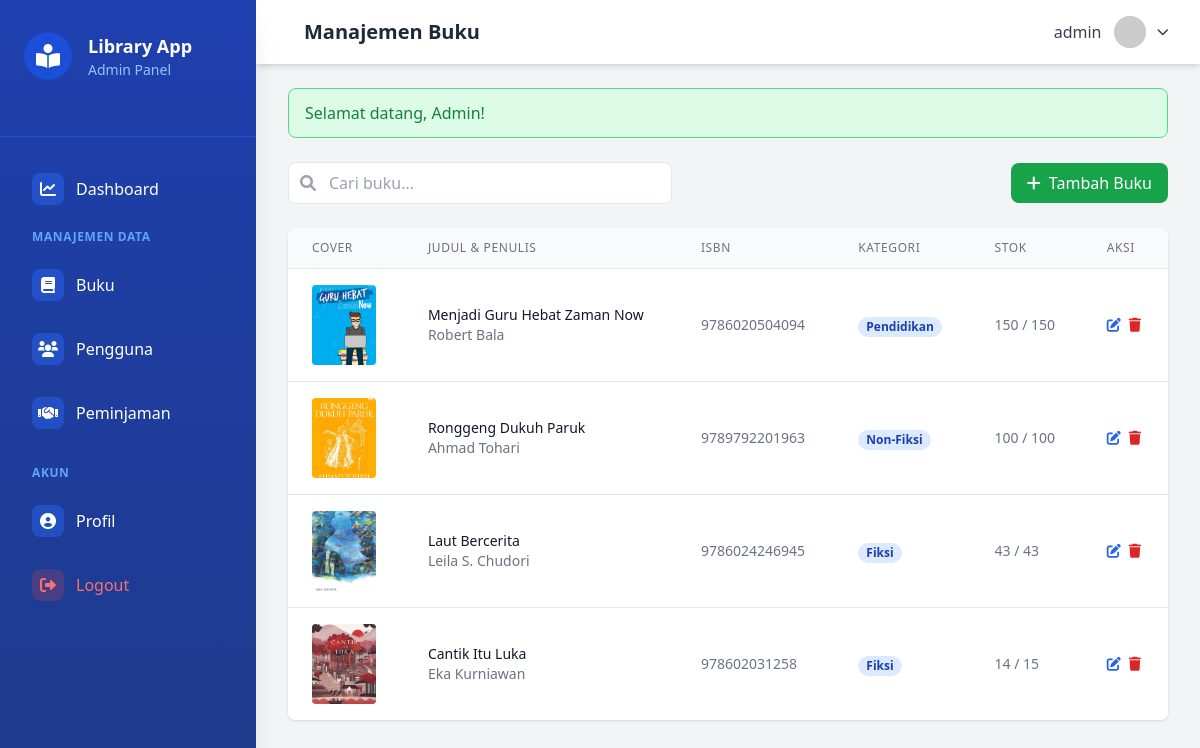
The page /admin/books/index.php (signed in) on the database its author committed.
### tables this page shows
CREATE TABLE `books` (
  `id` int NOT NULL,
  `title` varchar(255) NOT NULL,
  `author` varchar(255) NOT NULL,
  `description` text,
  `cover_image` varchar(255) DEFAULT NULL,
  `isbn` varchar(13) DEFAULT NULL,
  `category` varchar(100) DEFAULT NULL,
  `total_copies` int DEFAULT '1',
  `available_copies` int DEFAULT '1',
  `created_at` timestamp NULL DEFAULT CURRENT_TIMESTAMP,
  `updated_at` timestamp NULL DEFAULT CURRENT_TIMESTAMP ON UPDATE CURRENT_TIMESTAMP
);

### admin/books/index.php (the view, shortened to what this page needs)
<?php
require_once '../../config/database.php';
try {
    $pdo->exec("CREATE TABLE IF NOT EXISTS books (
        id INT AUTO_INCREMENT PRIMARY KEY,
        title VARCHAR(255) NOT NULL,
        author VARCHAR(255) NOT NULL,
        isbn VARCHAR(50) NOT NULL,
        category VARCHAR(100) NOT NULL,
        description TEXT,
        cover_image VARCHAR(255),
        total_copies INT NOT NULL DEFAULT 1,
        available_copies INT NOT NULL DEFAULT 1,
        created_at TIMESTAMP DEFAULT CURRENT_TIMESTAMP
    )");
} catch (PDOException $e) {
    error_log("Error creating books table: " . $e->getMessage());
}
$page = isset($_GET['page']) ? (int)$_GET['page'] : 1;
$limit = 10;
$offset = ($page - 1) * $limit;
$search = isset($_GET['search']) ? $_GET['search'] : '';
$whereClause = '';
$query = "SELECT * FROM books $whereClause ORDER BY created_at DESC LIMIT :limit OFFSET :offset";
$stmt = $pdo->prepare($query);
$stmt->bindValue(':limit', $limit, PDO::PARAM_INT);
$stmt->bindValue(':offset', $offset, PDO::PARAM_INT);
$stmt->execute();
$books = $stmt->fetchAll();
$page_title = "Manajemen Buku";
require_once '../../includes/admin_header.php';
?>
<div class="flex justify-between items-center mb-6">
    <div class="relative">
        <input type="text"
               id="searchInput"
               name="search"
               value="<?php echo htmlspecialchars($search); ?>"
               placeholder="Cari buku..."
               class="w-96 pl-10 pr-4 py-2 border rounded-lg focus:ring-blue-500 focus:border-blue-500">
        <div class="absolute inset-y-0 left-0 pl-3 flex items-center pointer-events-none">
        </div>
    </div>
    <a href="create.php"
       class="px-4 py-2 bg-green-600 text-white rounded-lg hover:bg-green-700 focus:outline-none focus:ring-2 focus:ring-green-500 focus:ring-offset-2">
        <i class="fas fa-plus mr-2"></i>Tambah Buku
    </a>
</div>
<div class="bg-white rounded-lg shadow overflow-hidden">
    <table class="min-w-full divide-y divide-gray-200">
        <thead class="bg-gray-50">
            <tr>
                <th class="px-6 py-3 text-left text-xs font-medium text-gray-500 uppercase tracking-wider">Cover</th>
                <th class="px-6 py-3 text-left text-xs font-medium text-gray-500 uppercase tracking-wider">Judul & Penulis</th>
                <th class="px-6 py-3 text-left text-xs font-medium text-gray-500 uppercase tracking-wider">ISBN</th>
                <th class="px-6 py-3 text-left text-xs font-medium text-gray-500 uppercase tracking-wider">Kategori</th>
                <th class="px-6 py-3 text-left text-xs font-medium text-gray-500 uppercase tracking-wider">Stok</th>
                <th class="px-6 py-3 text-left text-xs font-medium text-gray-500 uppercase tracking-wider">Aksi</th>
            </tr>
        </thead>
        <tbody class="bg-white divide-y divide-gray-200">
            <?php foreach ($books as $book): ?>
            <tr>
                <td class="px-6 py-4 whitespace-nowrap">
                    <div class="h-20 w-16 bg-gray-200 rounded overflow-hidden">
                    <?php if ($book['cover_image']): ?>
                        <img src="<?php echo BASE_URL; ?>/uploads/covers/<?php echo htmlspecialchars($book['cover_image']); ?>"
                             alt="<?php echo htmlspecialchars($book['title']); ?>"
                             class="h-full w-full object-cover">
                    <?php else: ?>
                        <div class="h-full w-full flex items-center justify-center bg-gray-200">
                            <i class="fas fa-book text-gray-400 text-2xl"></i>
                        </div>
                    <?php endif; ?>
                    </div>
                </td>
                <td class="px-6 py-4">
                    <div class="text-sm font-medium text-gray-900"><?php echo htmlspecialchars($book['title']); ?></div>
                    <div class="text-sm text-gray-500"><?php echo htmlspecialchars($book['author']); ?></div>
                </td>
                <td class="px-6 py-4 whitespace-nowrap text-sm text-gray-500">
                    <?php echo htmlspecialchars($book['isbn']); ?>
                </td>
                <td class="px-6 py-4 whitespace-nowrap">
                    <span class="px-2 inline-flex text-xs leading-5 font-semibold rounded-full bg-blue-100 text-blue-800">
                        <?php echo htmlspecialchars($book['category']); ?>
                    </span>
                </td>
                <td class="px-6 py-4 whitespace-nowrap text-sm text-gray-500">
                    <?php echo $book['available_copies']; ?> / <?php echo $book['total_copies']; ?>
                </td>
                <td class="px-6 py-4 whitespace-nowrap text-sm font-medium">
                    <div class="flex space-x-2">
                        <a href="edit.php?id=<?php echo $book['id']; ?>"
                           class="text-blue-600 hover:text-blue-900">
                            <i class="fas fa-edit"></i>
                        </a>
                        <form action="" method="POST" class="inline-block"
                              onsubmit="return confirm('Apakah Anda yakin ingin menghapus buku ini?');">
                            <button type="submit" class="text-red-600 hover:text-red-900">
                                <i class="fas fa-trash"></i>
                            </button>
                        </form>
                    </div>
                </td>
            </tr>
            <?php endforeach; ?>
        </tbody>
    </table>
</div>
<?php require_once '../../includes/admin_footer.php'; ?>

### includes/admin_header.php (shortened to what this page needs)
<!DOCTYPE html>
<html lang="en">
<head>
    <script src="https://cdn.tailwindcss.com"></script>
    <link rel="stylesheet" href="https://cdnjs.cloudflare.com/ajax/libs/font-awesome/6.0.0/css/all.min.css" />
</head>
<body class="bg-gray-100 min-h-screen">
    <?php include 'sidebar.php'; ?>
    <div class="lg:ml-64 min-h-screen transition-all duration-300">
        <nav class="bg-white shadow-md">
            <div class="mx-auto px-4 sm:px-6 lg:px-8">
                <div class="flex justify-between h-16">
                    <div class="flex items-center">
                        <h1 class="ml-4 text-xl font-semibold text-gray-800">
                            <?php echo $page_title ?? 'Dashboard'; ?>
                        </h1>
                    </div>
                    <div class="flex items-center space-x-4">
                        <div class="relative">
                            <button id="userMenuBtn" class="flex items-center space-x-3 text-gray-700 hover:text-gray-900 focus:outline-none">
                                <span class="hidden md:block"><?php echo htmlspecialchars($_SESSION['username']); ?></span>
                                <img class="h-8 w-8 rounded-full bg-gray-300"
                                    src="https://ui-avatars.com/api/?name=<?php echo urlencode($_SESSION['username']); ?>&background=random"
                                    alt="Profile">
                                <i class="fas fa-chevron-down text-xs"></i>
                            </button>
                        </div>
                    </div>
                </div>
            </div>
        </nav>
        <main class="py-6 px-4 sm:px-6 lg:px-8">
            <?php if (isset($_SESSION['flash'])): ?>
                <div id="flashMessage"
                    class="mb-6 px-4 py-3 rounded-lg <?php echo $_SESSION['flash']['type'] === 'success' ? 'bg-green-100 text-green-700 border border-green-400' : 'bg-red-100 text-red-700 border border-red-400'; ?>">
                    <?php
                    echo htmlspecialchars($_SESSION['flash']['message']);
                    ?>
                </div>
            <?php endif; ?>

### includes/sidebar.php (shortened to what this page needs)
<?php
$current_page = basename($_SERVER['PHP_SELF'], '.php');
?>
<div id="sidebar" class="fixed left-0 top-0 w-64 h-full bg-gradient-to-b from-blue-800 to-blue-900 text-white transition-transform duration-300 ease-in-out z-30 shadow-xl">
    <div class="px-6 py-8 border-b border-blue-700">
        <div class="flex items-center space-x-4 mb-6">
            <div class="h-12 w-12 rounded-full bg-blue-700 flex items-center justify-center">
                <i class="fas fa-book-reader text-2xl text-white"></i>
            </div>
            <div>
                <h2 class="text-lg font-bold">Library App</h2>
                <p class="text-sm text-blue-300">Admin Panel</p>
            </div>
        </div>
    </div>
    <div class="px-4 py-6">
        <a href="<?php echo BASE_URL; ?>/admin/dashboard.php"
           class="block mb-3 px-4 py-3 rounded-lg transition-all duration-200 <?php echo $current_page === 'dashboard' ? 'bg-blue-700 shadow-lg' : 'hover:bg-blue-700/50'; ?>">
            <div class="flex items-center">
                <div class="w-8 h-8 rounded-lg bg-blue-600/50 flex items-center justify-center mr-3">
                    <i class="fas fa-chart-line"></i>
                </div>
                <span class="font-medium">Dashboard</span>
            </div>
        </a>
        <div class="mb-6">
            <h3 class="px-4 text-xs font-semibold text-blue-400 uppercase tracking-wider mb-3">
                Manajemen Data
            </h3>
            <a href="<?php echo BASE_URL; ?>/admin/books/index.php"
               class="block mb-2 px-4 py-3 rounded-lg transition-all duration-200 <?php echo strpos($current_page, 'book') !== false ? 'bg-blue-700 shadow-lg' : 'hover:bg-blue-700/50'; ?>">
                <div class="flex items-center">
                    <div class="w-8 h-8 rounded-lg bg-blue-600/50 flex items-center justify-center mr-3">
                        <i class="fas fa-book"></i>
                    </div>
                    <span class="font-medium">Buku</span>
                </div>
            </a>
            <a href="<?php echo BASE_URL; ?>/admin/users/index.php"
               class="block mb-2 px-4 py-3 rounded-lg transition-all duration-200 <?php echo strpos($current_page, 'user') !== false ? 'bg-blue-700 shadow-lg' : 'hover:bg-blue-700/50'; ?>">
                <div class="flex items-center">
                    <div class="w-8 h-8 rounded-lg bg-blue-600/50 flex items-center justify-center mr-3">
                        <i class="fas fa-users"></i>
                    </div>
                    <span class="font-medium">Pengguna</span>
                </div>
            </a>
            <a href="<?php echo BASE_URL; ?>/admin/borrowings/index.php"
               class="block mb-2 px-4 py-3 rounded-lg transition-all duration-200 <?php echo strpos($current_page, 'borrowing') !== false ? 'bg-blue-700 shadow-lg' : 'hover:bg-blue-700/50'; ?>">
                <div class="flex items-center">
                    <div class="w-8 h-8 rounded-lg bg-blue-600/50 flex items-center justify-center mr-3">
                        <i class="fas fa-handshake"></i>
                    </div>
                    <span class="font-medium">Peminjaman</span>
                </div>
            </a>
        </div>
        <div class="mt-auto">
            <h3 class="px-4 text-xs font-semibold text-blue-400 uppercase tracking-wider mb-3">
                Akun
            </h3>
            <a href="<?php echo BASE_URL; ?>/admin/profile.php"
               class="block mb-2 px-4 py-3 rounded-lg transition-all duration-200 <?php echo $current_page === 'profile' ? 'bg-blue-700 shadow-lg' : 'hover:bg-blue-700/50'; ?>">
                <div class="flex items-center">
                    <div class="w-8 h-8 rounded-lg bg-blue-600/50 flex items-center justify-center mr-3">
                        <i class="fas fa-user-circle"></i>
                    </div>
                    <span class="font-medium">Profil</span>
                </div>
            </a>
            <a href="<?php echo BASE_URL; ?>/auth/logout.php"
               class="block px-4 py-3 rounded-lg transition-all duration-200 hover:bg-red-500/20 text-red-400 hover:text-red-300">
                <div class="flex items-center">
                    <div class="w-8 h-8 rounded-lg bg-red-500/20 flex items-center justify-center mr-3">
                        <i class="fas fa-sign-out-alt"></i>
                    </div>
                    <span class="font-medium">Logout</span>
                </div>
            </a>
        </div>
    </div>
</div>

### includes/admin_footer.php (shortened to what this page needs)
        </main>
    </div>
</body>
</html>

### rows shown on the page
books: cover_image (picture), title "Menjadi Guru Hebat Zaman Now", author "Robert Bala", isbn "9786020504094", category "Pendidikan", available_copies "150", total_copies "150"
books: cover_image (picture), title "Ronggeng Dukuh Paruk", author "Ahmad Tohari", isbn "9789792201963", category "Non-Fiksi", available_copies "100", total_copies "100"
books: cover_image (picture), title "Laut Bercerita", author "Leila S. Chudori", isbn "9786024246945", category "Fiksi", available_copies "43", total_copies "43"
books: cover_image (picture), title "Cantik Itu Luka", author "Eka Kurniawan", isbn "978602031258", category "Fiksi", available_copies "14", total_copies "15"

### other values the page prints
$page_title "Manajemen Buku"
$_SESSION['username'] "admin"
$_SESSION['flash']['message'] "Selamat datang, Admin!"
